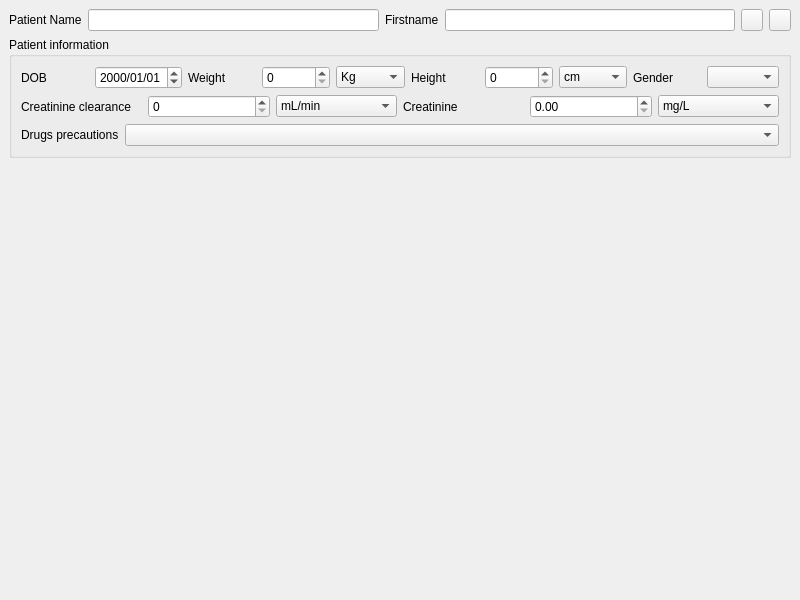
<?xml version="1.0" encoding="UTF-8"?>
<ui version="4.0">
 <class>MainWin::Internal::MainWindow</class>
 <widget class="QMainWindow" name="MainWin::Internal::MainWindow">
  <property name="geometry">
   <rect>
    <x>0</x>
    <y>0</y>
    <width>800</width>
    <height>600</height>
   </rect>
  </property>
  <widget class="QWidget" name="centralwidget">
   <layout class="QGridLayout" name="gridLayout_2">
    <item row="0" column="0" colspan="2">
     <layout class="QHBoxLayout" name="patientNamesLayout">
      <item>
       <widget class="QLabel" name="surnamesLabel">
        <property name="text">
         <string>Patient Name</string>
        </property>
       </widget>
      </item>
      <item>
       <widget class="QLineEdit" name="patientName">
        <property name="toolTip">
         <string>Family or occidental last names</string>
        </property>
       </widget>
      </item>
      <item>
       <widget class="QLabel" name="firstNamesLabel">
        <property name="text">
         <string>Firstname</string>
        </property>
       </widget>
      </item>
      <item>
       <widget class="QLineEdit" name="patientFirstname">
        <property name="toolTip">
         <string>Given names</string>
        </property>
       </widget>
      </item>
     </layout>
    </item>
    <item row="0" column="3">
     <widget class="QPushButton" name="morePatientInfoButton">
      <property name="sizePolicy">
       <sizepolicy hsizetype="Maximum" vsizetype="Maximum">
        <horstretch>0</horstretch>
        <verstretch>0</verstretch>
       </sizepolicy>
      </property>
      <property name="minimumSize">
       <size>
        <width>22</width>
        <height>22</height>
       </size>
      </property>
      <property name="maximumSize">
       <size>
        <width>22</width>
        <height>22</height>
       </size>
      </property>
      <property name="text">
       <string/>
      </property>
      <property name="checkable">
       <bool>true</bool>
      </property>
     </widget>
    </item>
    <item row="2" column="0" colspan="4">
     <widget class="DrugsWidget::DrugsCentralWidget" name="m_CentralWidget" native="true">
      <property name="sizePolicy">
       <sizepolicy hsizetype="Expanding" vsizetype="Expanding">
        <horstretch>0</horstretch>
        <verstretch>0</verstretch>
       </sizepolicy>
      </property>
     </widget>
    </item>
    <item row="0" column="2">
     <widget class="QPushButton" name="clearPatient">
      <property name="minimumSize">
       <size>
        <width>22</width>
        <height>22</height>
       </size>
      </property>
      <property name="maximumSize">
       <size>
        <width>22</width>
        <height>22</height>
       </size>
      </property>
      <property name="text">
       <string/>
      </property>
     </widget>
    </item>
    <item row="1" column="0" colspan="4">
     <widget class="QGroupBox" name="patientInformations">
      <property name="title">
       <string>Patient information</string>
      </property>
      <layout class="QGridLayout" name="gridLayout">
       <item row="0" column="0">
        <layout class="QHBoxLayout" name="horizontalLayout">
         <item>
          <widget class="QLabel" name="dobLabel">
           <property name="text">
            <string>DOB</string>
           </property>
          </widget>
         </item>
         <item>
          <widget class="QDateEdit" name="dobDateEdit">
           <property name="sizePolicy">
            <sizepolicy hsizetype="Fixed" vsizetype="Fixed">
             <horstretch>0</horstretch>
             <verstretch>0</verstretch>
            </sizepolicy>
           </property>
           <property name="displayFormat">
            <string comment="Format de date">yyyy/MM/dd</string>
           </property>
          </widget>
         </item>
         <item>
          <widget class="QLabel" name="label_2">
           <property name="text">
            <string>Weight</string>
           </property>
          </widget>
         </item>
         <item>
          <widget class="QSpinBox" name="patientWeight">
           <property name="minimum">
            <number>0</number>
           </property>
           <property name="maximum">
            <number>300</number>
           </property>
           <property name="value">
            <number>0</number>
           </property>
          </widget>
         </item>
         <item>
          <widget class="QComboBox" name="weightUnit">
           <item>
            <property name="text">
             <string>Kg</string>
            </property>
           </item>
           <item>
            <property name="text">
             <string>lbs</string>
            </property>
           </item>
          </widget>
         </item>
         <item>
          <widget class="QLabel" name="label_3">
           <property name="text">
            <string>Height</string>
           </property>
          </widget>
         </item>
         <item>
          <widget class="QSpinBox" name="patientSize">
           <property name="minimum">
            <number>0</number>
           </property>
           <property name="maximum">
            <number>300</number>
           </property>
           <property name="value">
            <number>0</number>
           </property>
          </widget>
         </item>
         <item>
          <widget class="QComboBox" name="sizeUnit">
           <item>
            <property name="text">
             <string>cm</string>
            </property>
           </item>
           <item>
            <property name="text">
             <string>m</string>
            </property>
           </item>
           <item>
            <property name="text">
             <string>inches</string>
            </property>
           </item>
          </widget>
         </item>
         <item>
          <widget class="QLabel" name="label_4">
           <property name="text">
            <string>Gender</string>
           </property>
          </widget>
         </item>
         <item>
          <widget class="QComboBox" name="sexCombo"/>
         </item>
        </layout>
       </item>
       <item row="1" column="0">
        <layout class="QHBoxLayout" name="horizontalLayout_2">
         <item>
          <widget class="QLabel" name="label_5">
           <property name="text">
            <string>Creatinine clearance</string>
           </property>
          </widget>
         </item>
         <item>
          <widget class="QSpinBox" name="patientClCr">
           <property name="minimum">
            <number>0</number>
           </property>
           <property name="maximum">
            <number>200</number>
           </property>
           <property name="value">
            <number>0</number>
           </property>
          </widget>
         </item>
         <item>
          <widget class="QComboBox" name="crClUnit">
           <item>
            <property name="text">
             <string>mL/min</string>
            </property>
           </item>
           <item>
            <property name="text">
             <string>mL/sec</string>
            </property>
           </item>
          </widget>
         </item>
         <item>
          <widget class="QLabel" name="label_6">
           <property name="text">
            <string>Creatinine</string>
           </property>
          </widget>
         </item>
         <item>
          <widget class="QDoubleSpinBox" name="patientCreatinin">
           <property name="minimum">
            <double>0.000000000000000</double>
           </property>
           <property name="maximum">
            <double>200.000000000000000</double>
           </property>
           <property name="value">
            <double>0.000000000000000</double>
           </property>
          </widget>
         </item>
         <item>
          <widget class="QComboBox" name="creatinineUnit">
           <item>
            <property name="text">
             <string>mg/L</string>
            </property>
           </item>
           <item>
            <property name="text">
             <string>mg/dL</string>
            </property>
           </item>
           <item>
            <property name="text">
             <string>mmol/L</string>
            </property>
           </item>
           <item>
            <property name="text">
             <string>µmol/L</string>
            </property>
           </item>
          </widget>
         </item>
        </layout>
       </item>
       <item row="2" column="0">
        <layout class="QHBoxLayout" name="horizontalLayout_3">
         <item>
          <widget class="QLabel" name="label_7">
           <property name="text">
            <string>Drugs precautions</string>
           </property>
          </widget>
         </item>
         <item>
          <widget class="QComboBox" name="drugsPrecautions">
           <property name="sizePolicy">
            <sizepolicy hsizetype="Expanding" vsizetype="Fixed">
             <horstretch>0</horstretch>
             <verstretch>0</verstretch>
            </sizepolicy>
           </property>
          </widget>
         </item>
        </layout>
       </item>
      </layout>
     </widget>
    </item>
   </layout>
  </widget>
 </widget>
 <customwidgets>
  <customwidget>
   <class>DrugsWidget::DrugsCentralWidget</class>
   <extends>QWidget</extends>
   <header location="global">drugsplugin/drugswidget/drugscentralwidget.h</header>
   <container>1</container>
  </customwidget>
 </customwidgets>
 <resources/>
 <connections>
  <connection>
   <sender>morePatientInfoButton</sender>
   <signal>toggled(bool)</signal>
   <receiver>patientInformations</receiver>
   <slot>setVisible(bool)</slot>
   <hints>
    <hint type="sourcelabel">
     <x>793</x>
     <y>36</y>
    </hint>
    <hint type="destinationlabel">
     <x>786</x>
     <y>76</y>
    </hint>
   </hints>
  </connection>
 </connections>
</ui>
